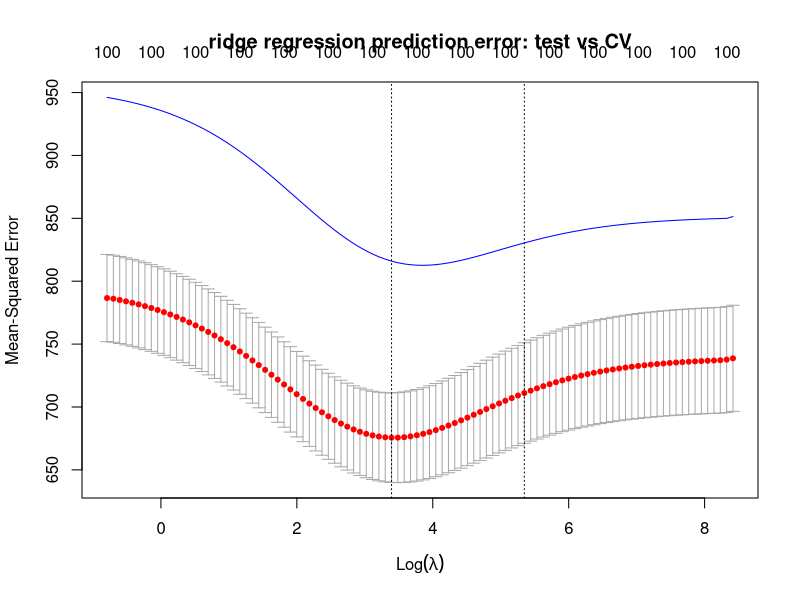
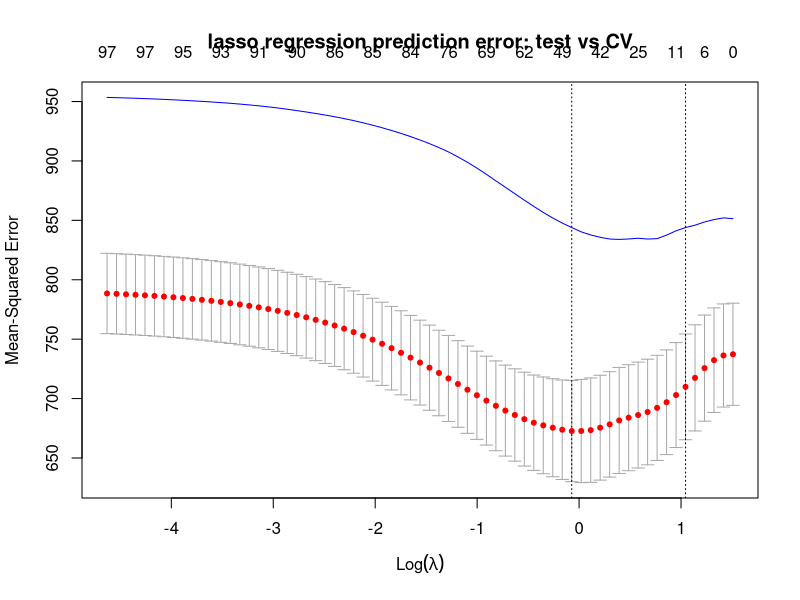
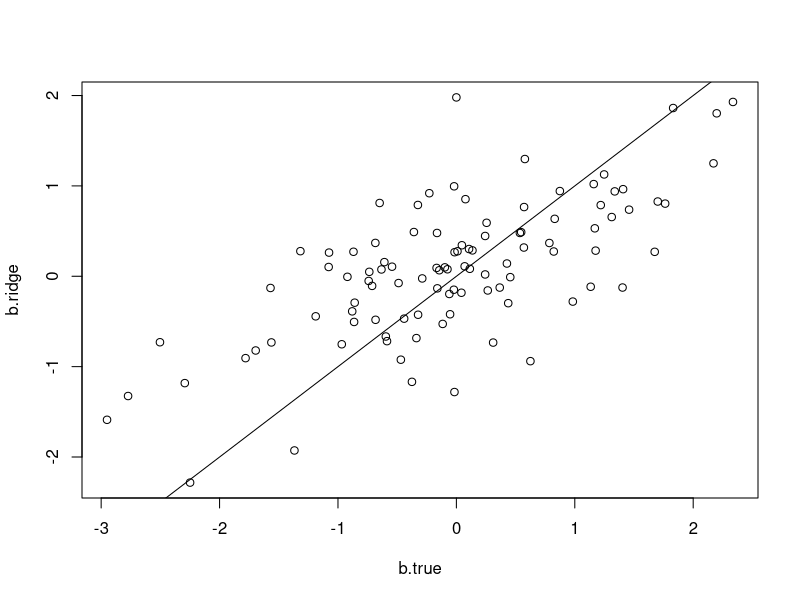
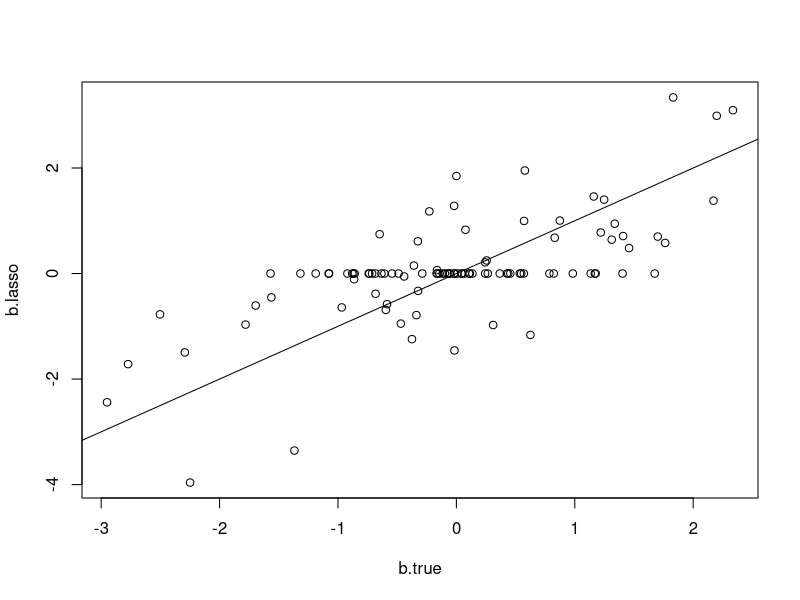
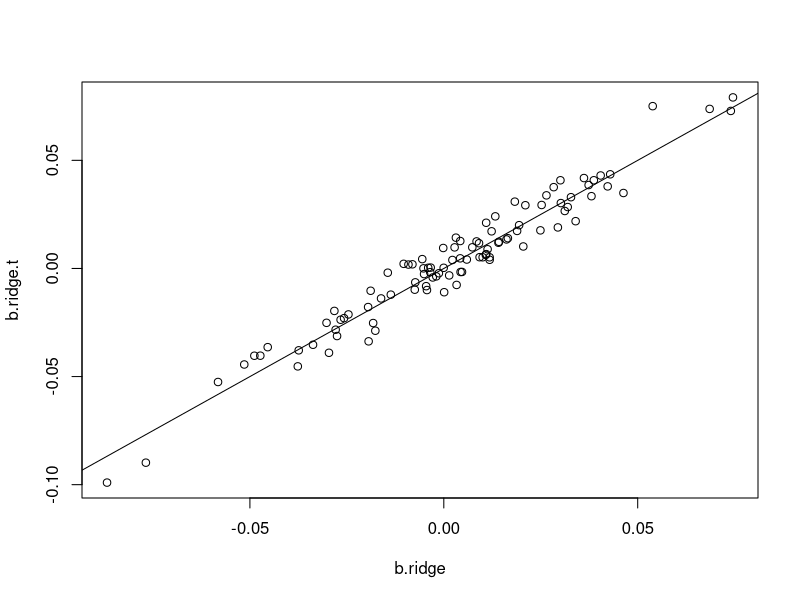
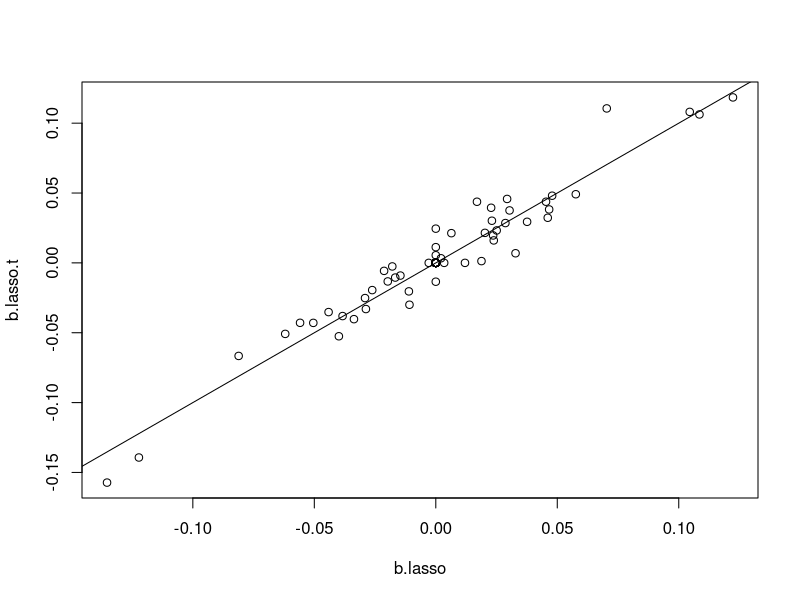
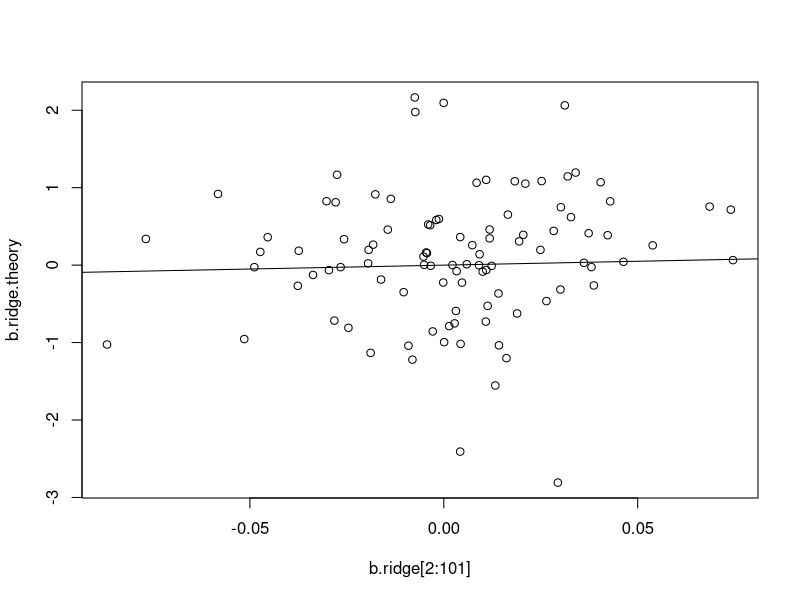
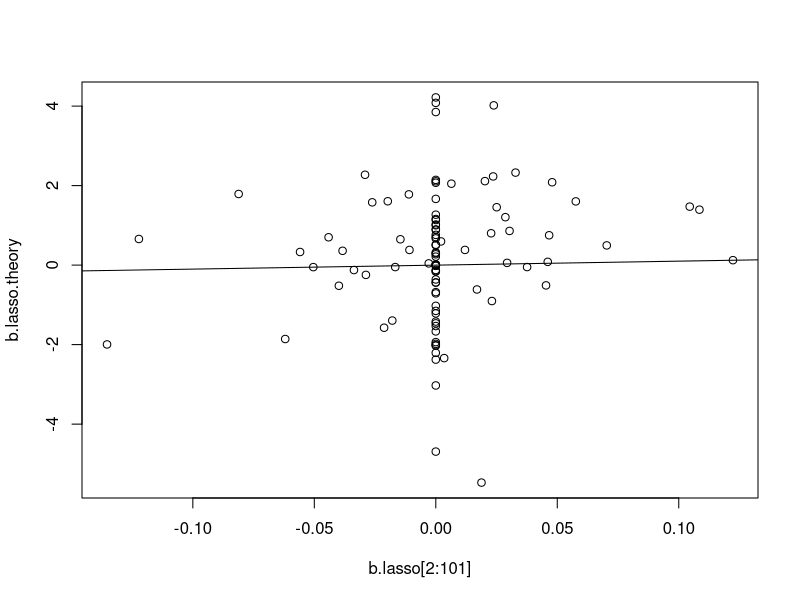

R code for these plots, in order:
## ---- chunk 1
rm(list = ls())
library(glmnet)
## ---- chunk 2
simulate_data1 <- function(p, n_train, n_test, n_sd = 25, seed = 123){
  set.seed(seed)
  n = n_train + n_test
  X = matrix(rnorm(n*p),ncol=p)
  b = rnorm(p)
  e = rnorm(n,0,sd=n_sd)
  Y = X %*% b + e
  return(list(b = b, 
              X_train = X[1:n_train,], X_test = X[(n_train + 1):n,], 
              y_train = Y[1:n_train], y_test = Y[(n_train + 1):n]))
}
## ---- chunk 3
data_sim <- simulate_data1(p = 100, n_train = 500, n_test = 500)

## ---- chunk 4
cv.ridge = cv.glmnet(data_sim$X_train,data_sim$y_train,alpha=0, nfolds = 10)
Y.ridge = glmnet(data_sim$X_train,data_sim$y_train,alpha=0)
Yhat_test = predict(Y.ridge, newx = data_sim$X_test, s = cv.ridge$lambda)
err_test = colMeans((Yhat_test - data_sim$y_test)^2)
ylim = c(min(cv.ridge$cvm - cv.ridge$cvsd), max(err_test))
plot(cv.ridge, ylim = ylim, main = "ridge regression prediction error: test vs CV")
lines(log(cv.ridge$lambda), err_test, col = "blue")
## ---- chunk 5
cv.lasso = cv.glmnet(data_sim$X_train,data_sim$y_train,alpha=1, nfolds = 10)
Y.lasso = glmnet(data_sim$X_train,data_sim$y_train,alpha=1)
Yhat_test = predict(Y.lasso, newx = data_sim$X_test, s = cv.lasso$lambda)
err_test = colMeans((Yhat_test - data_sim$y_test)^2)
ylim = c(min(cv.lasso$cvm - cv.lasso$cvsd), max(err_test))
plot(cv.lasso, ylim = ylim, main = "lasso regression prediction error: test vs CV")
lines(log(cv.lasso$lambda), err_test, col = "blue")
## ---- chunk 6
b.ridge = predict(Y.ridge, type="coefficients", s = cv.ridge$lambda.min)

b.lasso = predict(Y.lasso, type="coefficients", s = cv.lasso$lambda.min)


plot(c(0, data_sim$b), b.ridge, xlab = "b.true")
abline(a = 0, b = 1)

plot(c(0, data_sim$b), b.lasso, xlab = "b.true")
abline(a = 0, b = 1)
## ---- chunk 7
X = data_sim$X_train
X = (X - colMeans(X)) / apply(X, 1, sd)
y = data_sim$y_train
y= (y - mean(y)) / sd(y)

## ridge 
cv.ridge = cv.glmnet(X, y,alpha=0, nfolds = 10)
lam = cv.ridge$lambda.min

b.ridge = glmnet(X, y, alpha = 0, lambda = lam)$beta
b.ols = lm(y ~ X)$coefficients[2:101]
b.ridge.t <- b.ols/(1 + lam)

plot(b.ridge, b.ridge.t)
abline(a = 0, b= 1)

## lasso
cv.lasso = cv.glmnet(X, y,alpha=1, nfolds = 10)
lam = cv.lasso$lambda.min
b.ols = lm(y ~ X)$coefficients[2:101]
b.lasso = glmnet(X, y, alpha = 1, lambda = lam)$beta


b.lasso.t <- abs(b.ols) - lam
b.lasso.t[b.lasso.t < 0] = 0
b.lasso.t = b.lasso.t * sign(b.ols)

plot(b.lasso, b.lasso.t)
abline(a = 0, b= 1)
## ---- chunk 8
beta_ridge <- function(X, y, lam){
  p = ncol(X)
  X_norm = sqrt(colSums(X^2))
  X = X %*% diag(1/X_norm) ## now X has unit L2 norm
  beta = lm(y ~ X)$coefficients[2:(p+1)]
  out = beta / (1 + lam)
  return(out/X_norm)
}

beta_lasso <- function(X,y,lam){
  p = ncol(X)
  X_norm = sqrt(colSums(X^2))
  X = X %*% diag(1/X_norm) ## now X has unit L2 norm
  beta = lm(y ~ X)$coefficients[2:(p+1)]
  out = abs(beta) - lam
  out[out < 0] = 0
  out = out * sign(beta)
  return(out/X_norm)
}


b.ridge.theory <- beta_ridge(X = data_sim$X_train, y = data_sim$y_train, lam = cv.ridge$lambda.min)
#b.lasso.theory <- beta_lasso(beta = b.ols[2:101], lam = cv.lasso$lambda.min)
b.lasso.theory <- beta_lasso(X = data_sim$X_train, y = data_sim$y_train, lam = cv.lasso$lambda.min)



plot(b.ridge[2:101], b.ridge.theory)
abline(a = 0, b = 1)

plot(b.lasso[2:101], b.lasso.theory)
abline(a = 0, b = 1)
## ---- chunk 9
plot(log(Y.lasso$lambda), colSums(abs(Y.lasso$beta)), xlab = "log(lambda)", ylab = "sum of abs(beta)", main = "lasso")
## ---- chunk 10
simulate_data2 <- function(n = 500, p = 100, p_nz = 10, n_sd = 25, seed = 123){
  set.seed(seed)
  X = matrix(rnorm(n*p),ncol=p)
  b = rnorm(p)
  b[(p_nz+1):p] = 0
  e = rnorm(n,0,sd=n_sd)
  y = X %*% b + e
  return(list(X = X, y = y, b = b))
}

data_sim2 = simulate_data2()

cv.ridge = cv.glmnet(X, y, alpha = 0)
fit.ridge <- glmnet(X, y, alpha = 0, lambda = cv.ridge$lambda)
sum((fit.ridge$beta - data_sim2$b)^2)

cv.lasso = cv.glmnet(X, y, alpha = 1)
fit.lasso <- glmnet(X, y, alpha = 1, lambda = cv.lasso$lambda)
sum((fit.lasso$beta - data_sim2$b)^2)
